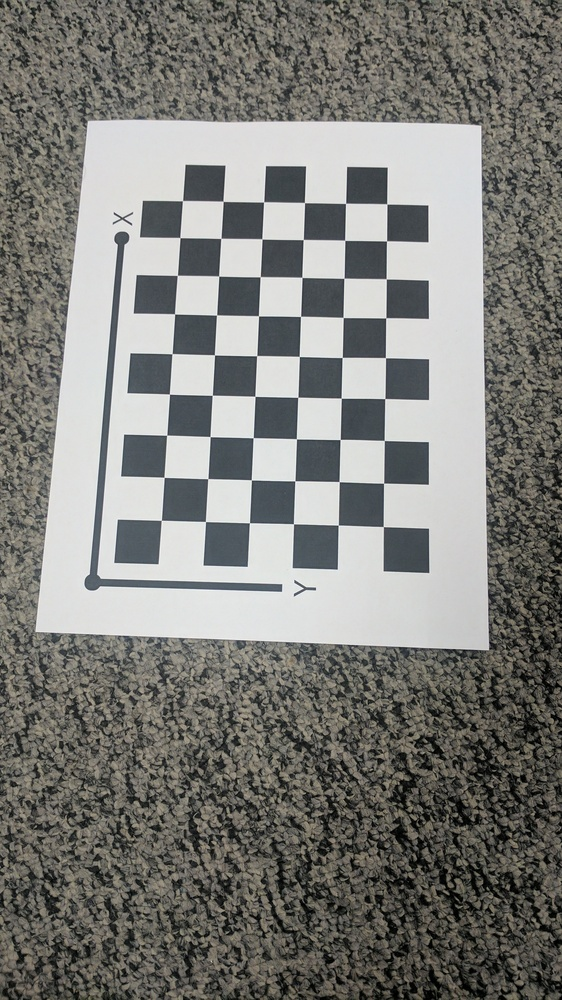
#> input picture Projects/Project 3/code/Calibration_Imgs/IMG_20170209_042606.jpg, 562 x 1000 px, shrunk from 1512 x 2688 before the run; its folder holds only this picture in this run
$ python question2.py
#> lines starting #> are read from the running program, lines starting #| are printed output that depends on the picture; after the words box and inside, x2 and y2 are one past the last pixel; in counts of white or black regions, pixels touching at a corner belong together; long printed decimals are rounded
import glob
import cv2 as cv
import numpy as np

# Initializing empty lists for image and world points
world_pts = []
img_pts = []
K = None

# Setting up world coordinates with the given size of the checkboard squares
world_coord = np.zeros((6*9, 3), np.float32)
world_coord[:, :2] = np.mgrid[0:9, 0:6].T.reshape(-1, 2)
world_coord = 21.5*world_coord
iterations = (cv.TERM_CRITERIA_EPS + cv.TERM_CRITERIA_MAX_ITER, 30, 0.001)

# Reading in all images at once
images = glob.glob("Calibration_Imgs/*.jpg")
k = 0
for image in images:
    k += 1
    image_points = []
    world_points = []

    # Resizing and Changing to gray scale image
    img = cv.imread(image)
#> img is the input picture: shape (1000, 562, 3); mean B, G, R 121.2, 125.2, 125.3
    gray = cv.cvtColor(img, cv.COLOR_BGR2GRAY)

    # Finding chessboard corners
    ret, corners = cv.findChessboardCorners(gray, (9, 6))
#> ret = True; corners = 54 rows, first 8: [161.3, 520.3], [164.1, 477.3], [166.7, 435.2], [169.4, 394.1], [172.1, 353.7], [174.6, 313.9], [177.3, 275.4], [179.9, 237.6]

    # If corners found successfully
    if ret:
        # Add world points to the list
        world_pts.append(world_coord)
        world_points.append(world_coord)

        # Refine the found corners
        better_corners = cv.cornerSubPix(gray, corners, (11, 11), (-1, -1), iterations)
#> better_corners = 54 rows, first 8: [161.3, 520.3], [164.1, 477.3], [166.7, 435.2], [169.4, 394.1], [172, 353.6], [174.6, 313.8], [177.3, 275.3], [179.9, 237.5]

        # Add better found corners to the list
        img_pts.append(better_corners)
        image_points.append(better_corners)

        # Draw the refined found corners
        cv.drawChessboardCorners(img, (9, 6), better_corners, ret)
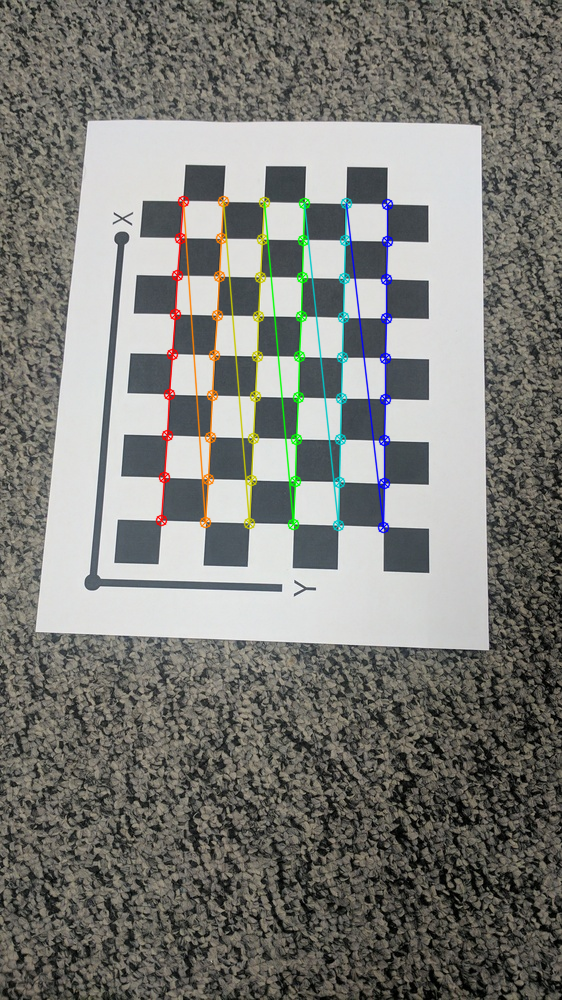
#> img: shape (1000, 562, 3); 2.63% of pixels changed, all inside (x1, y1, x2, y2) = (155, 195, 394, 534)

        # Find Intrinsic, Distortion, Rotation and Translation matrices
        ret, K, distort, R, T = cv.calibrateCamera(world_pts, img_pts, gray.shape[::-1], None, None)
#> ret = 0.15; K = [[1243.1, 0, 255.9], [0, 1303.3, 526.7], [0, 0, 1]]; distort = [[0.872, -14.37, 0.00582, 0.00388, 80.09]]; R = ([-0.306, -0.242, -1.52],); T = ([-46.11, -3.05, 607.3],)
        ret_n, K_n, distort_n, R_n, T_n = cv.calibrateCamera(world_points, image_points, gray.shape[::-1], None, None)
#> ret_n = 0.15; K_n has the same summary as K; distort_n = [[0.872, -14.37, 0.00582, 0.00388, 80.09]]; R_n = ([-0.306, -0.242, -1.52],); T_n = ([-46.11, -3.05, 607.3],)
        print('Intrinsic Matrix (K) - image {}:'.format(k))
        print(K)
#| [[1.24308868e+03 0.00000000e+00 2.55927748e+02]
#|  [0.00000000e+00 1.30328001e+03 5.26707777e+02]
#|  [0.00000000e+00 0.00000000e+00 1.00000000e+00]]

        # Finding re-projection error for all images and each image
        mean_error = 0
        for i in range(len(world_pts)):
            new_img_pts, _ = cv.projectPoints(world_pts[i], R[i], T[i], K, distort)
            error = cv.norm(img_pts[i], new_img_pts, cv.NORM_L2) / len(new_img_pts)
            mean_error += error
#> this loop made 1 pass
#> (error, mean_error) on pass 1: (0.0204, 0.0204)
#> after the loop, mean_error = 0.0204

        total_error = mean_error / len(world_pts)
#> total_error = 0.0204
        print('Total re-projection error till image {}: '.format(k), np.round(total_error, 4))
#| Total re-projection error till image 1:  0.0204

        mean_error_n = 0
        for i in range(len(world_points)):
            new_img_points, _ = cv.projectPoints(world_points[i], R_n[i], T_n[i], K_n, distort_n)
            error_n = cv.norm(image_points[i], new_img_points, cv.NORM_L2) / len(new_img_points)
            mean_error_n += error_n
#> this loop made 1 pass
#> after the loop, mean_error_n = 0.0204

        total_error_n = mean_error_n / len(world_points)
#> total_error_n = 0.0204
        print('Re-projection error for image {}: '.format(k), np.round(total_error_n, 4))
#| Re-projection error for image 1:  0.0204
        print()

        cv.imshow('Found Corners', img)
        cv.waitKey(0)

print('Final Intrinsic Matrix (K):')
print(K)
#| [[1.24308868e+03 0.00000000e+00 2.55927748e+02]
#|  [0.00000000e+00 1.30328001e+03 5.26707777e+02]
#|  [0.00000000e+00 0.00000000e+00 1.00000000e+00]]

$ run again, on Projects/Project 3/code/Calibration_Imgs/IMG_20170209_042614.jpg
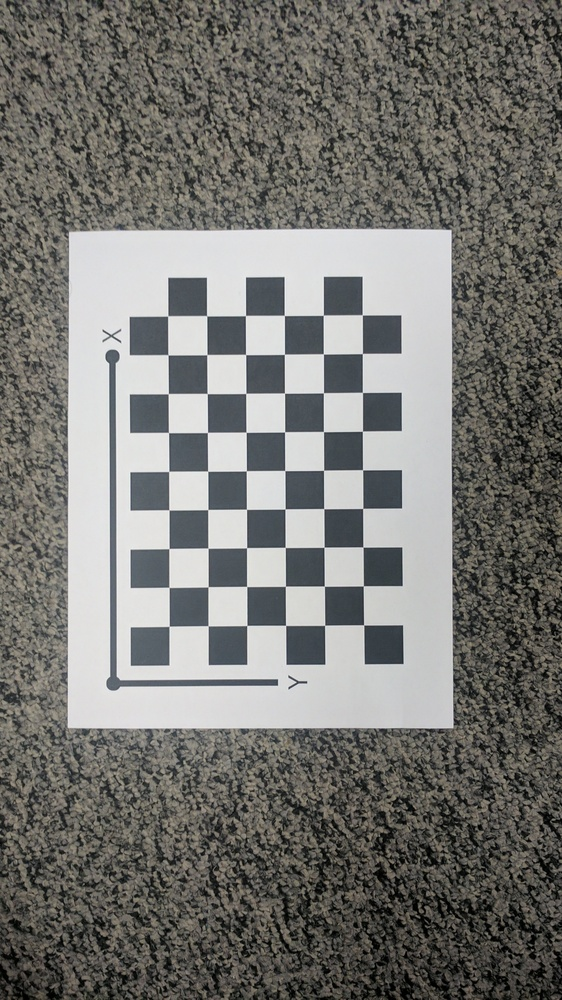
#> input picture Projects/Project 3/code/Calibration_Imgs/IMG_20170209_042614.jpg, 562 x 1000 px, shrunk from 1512 x 2688 before the run
#> img is the input picture: shape (1000, 562, 3); mean B, G, R 113.9, 117.7, 118.2
#> `ret, corners = cv.findChessboardCorners(gray, (9, 6))`: ret = True; corners = 54 rows, first 8: [169.1, 626.3], [169, 587.4], [169, 548.5], [169, 509.9], [168.8, 471.4], [168.5, 432.5], [168.2, 393.7], [168.1, 354.9]
#> better_corners = 54 rows, first 8: [169.1, 626.3], [169, 587.4], [168.9, 548.5], [168.9, 509.9], [168.7, 471.4], [168.5, 432.5], [168.3, 393.6], [167.9, 354.7]
#> `cv.drawChessboardCorners(img, (9, 6), better_corners, ret)`:
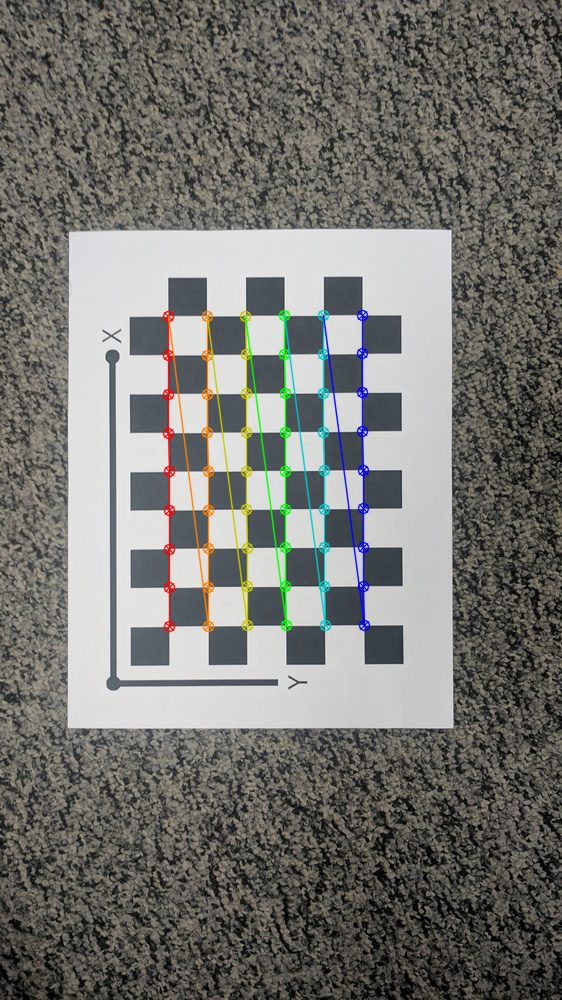
#> img: shape (1000, 562, 3); 2.55% of pixels changed, all inside (x1, y1, x2, y2) = (162, 309, 371, 633)
#> `ret, K, distort, R, T = cv.calibrateCamera(world_pts, img_pts, gray.sh..`: ret = 0.153; K = [[31474.8, 0, 280.5], [0, 31407.3, 499.8], [0, 0, 1]]; distort = [[185.4, 0.0099, 0.145, 0.117, 4.39e-07]]; R = ([0.0748, 0.0155, -1.58],); T = ([-61.6, 69.9, 17479.1],)
#> ret_n = 0.153; K_n has the same summary as K; distort_n = [[185.4, 0.0099, 0.145, 0.117, 4.39e-07]]; R_n = ([0.0748, 0.0155, -1.58],); T_n = ([-61.6, 69.9, 17479.1],)
#| [[3.14747693e+04 0.00000000e+00 2.80509450e+02]
#|  [0.00000000e+00 3.14072654e+04 4.99832690e+02]
#|  [0.00000000e+00 0.00000000e+00 1.00000000e+00]]
#> the loop `for i in range(len(world_pts)):` made 1 pass
#> (error, mean_error) on pass 1: (0.0208, 0.0208)
#> after the loop `for i in range(len(world_pts)):`: mean_error = 0.0208
#| Total re-projection error till image 1:  0.0208
#> the loop `for i in range(len(world_points)):` made 1 pass
#| Re-projection error for image 1:  0.0208
#| [[3.14747693e+04 0.00000000e+00 2.80509450e+02]
#|  [0.00000000e+00 3.14072654e+04 4.99832690e+02]
#|  [0.00000000e+00 0.00000000e+00 1.00000000e+00]]

$ run again, on Projects/Project 3/code/Calibration_Imgs/IMG_20170209_042616.jpg
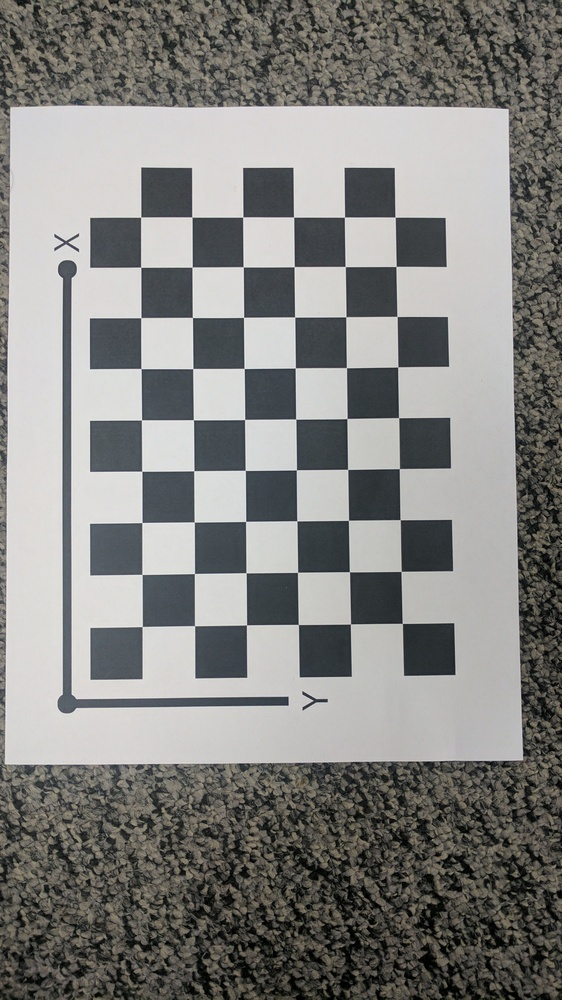
#> input picture Projects/Project 3/code/Calibration_Imgs/IMG_20170209_042616.jpg, 562 x 1000 px, shrunk from 1512 x 2688 before the run
#> img is the input picture: shape (1000, 562, 3); mean B, G, R 128.1, 130.7, 131
#> `ret, corners = cv.findChessboardCorners(gray, (9, 6))`: ret = True; corners = 54 rows, first 8: [142.2, 626.5], [142, 574.4], [141.9, 522.5], [141.8, 471.2], [141.5, 419.9], [141, 368.6], [140.9, 317.6], [140.7, 267.2]
#> better_corners = 54 rows, first 8: [142.3, 626.5], [142, 574.4], [141.9, 522.5], [141.7, 471.2], [141.5, 419.9], [141, 368.6], [140.8, 317.6], [140.7, 267.2]
#> `cv.drawChessboardCorners(img, (9, 6), better_corners, ret)`:
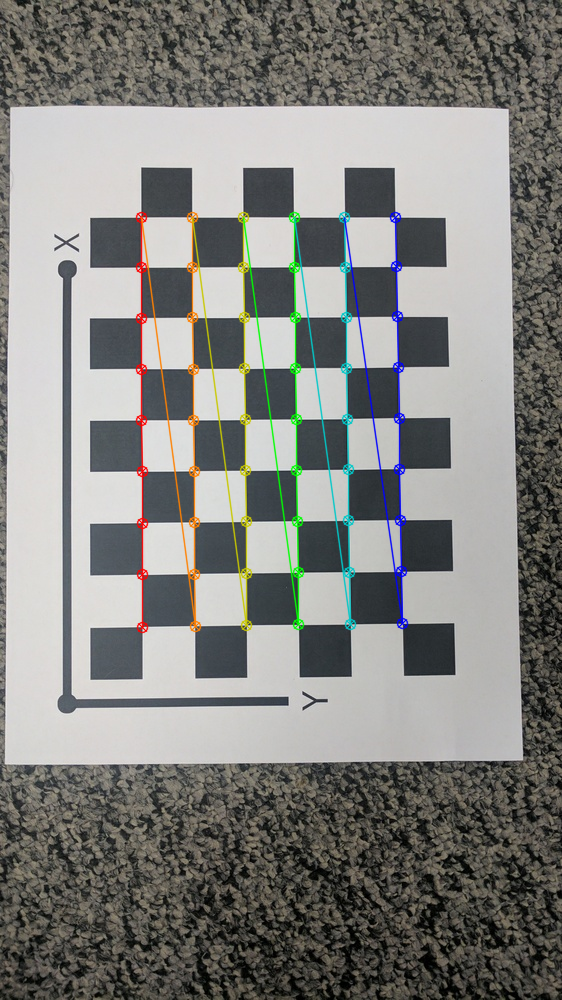
#> img: shape (1000, 562, 3); 3.15% of pixels changed, all inside (x1, y1, x2, y2) = (135, 211, 409, 634)
#> `ret, K, distort, R, T = cv.calibrateCamera(world_pts, img_pts, gray.sh..`: ret = 0.144; K = [[825.6, 0, 260.9], [0, 821.6, 491.7], [0, 0, 1]]; distort = [[0.403, -4.68, -0.00211, 0.00272, 15.94]]; R = ([-0.0152, -0.0589, -1.58],); T = ([-48.92, 55.81, 342.7],)
#> ret_n = 0.144; K_n = [[825.6, 0, 260.9], [0, 821.6, 491.7], [0, 0, 1]]; distort_n = [[0.403, -4.68, -0.00211, 0.00272, 15.94]]; R_n = ([-0.0152, -0.0589, -1.58],); T_n = ([-48.92, 55.81, 342.7],)
#| [[825.617   0.         260.917]
#|  [  0.         821.638 491.703]
#|  [  0.           0.           1.        ]]
#> the loop `for i in range(len(world_pts)):` made 1 pass
#> (error, mean_error) on pass 1: (0.0197, 0.0197)
#> after the loop `for i in range(len(world_pts)):`: mean_error = 0.0197
#| Total re-projection error till image 1:  0.0197
#> the loop `for i in range(len(world_points)):` made 1 pass
#| Re-projection error for image 1:  0.0197
#| [[825.617   0.         260.917]
#|  [  0.         821.638 491.703]
#|  [  0.           0.           1.        ]]

$ run again, on Projects/Project 3/code/Calibration_Imgs/IMG_20170209_042619.jpg
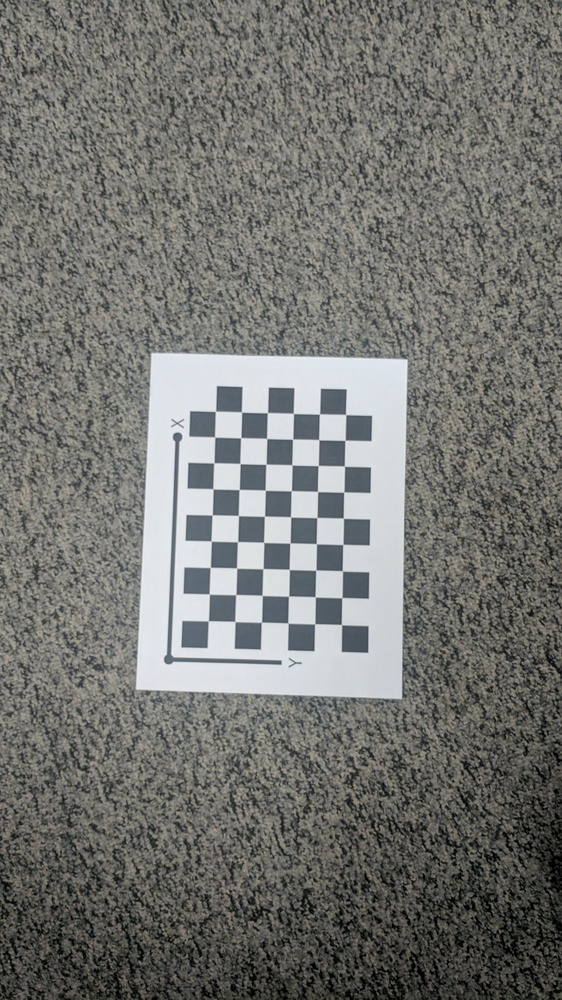
#> input picture Projects/Project 3/code/Calibration_Imgs/IMG_20170209_042619.jpg, 562 x 1000 px, shrunk from 1512 x 2688 before the run
#> img is the input picture: shape (1000, 562, 3); mean B, G, R 112.8, 116.7, 116
#> `ret, corners = cv.findChessboardCorners(gray, (9, 6))`: ret = True; corners = 54 rows, first 8: [208.4, 620.8], [209.3, 594], [210.3, 567.4], [211.3, 541.1], [212.2, 514.9], [213, 488.8], [213.9, 462.8], [214.7, 437.1]
#> better_corners = 54 rows, first 8: [208.4, 620.8], [209.3, 594.1], [210.3, 567.4], [211.2, 541.1], [212.2, 514.9], [212.9, 488.8], [213.8, 462.8], [214.6, 437]
#> `cv.drawChessboardCorners(img, (9, 6), better_corners, ret)`:
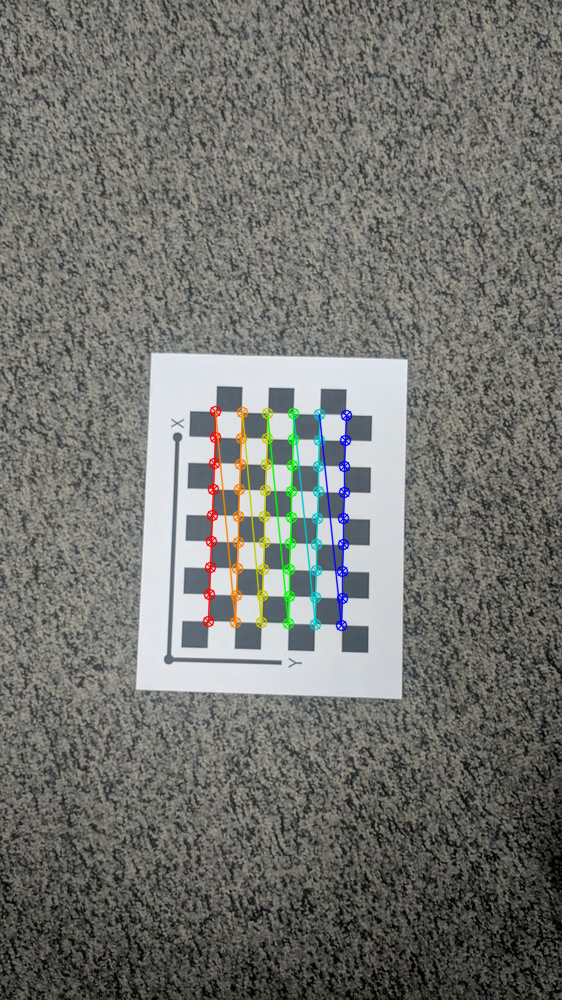
#> img: shape (1000, 562, 3); 1.94% of pixels changed, all inside (x1, y1, x2, y2) = (202, 405, 353, 632)
#> `ret, K, distort, R, T = cv.calibrateCamera(world_pts, img_pts, gray.sh..`: ret = 0.0726; K = [[514.2, 0, 300.5], [0, 510.8, 483.7], [0, 0, 1]]; distort = [[0.0203, 1.73, -0.00325, 0.00694, -11.56]]; R = ([-0.0432, -0.0387, -1.55],); T = ([-74.72, 111.6, 416.7],)
#> ret_n = 0.0726; K_n = [[514.2, 0, 300.5], [0, 510.8, 483.7], [0, 0, 1]]; distort_n = [[0.0203, 1.73, -0.00325, 0.00694, -11.56]]; R_n = ([-0.0432, -0.0387, -1.55],); T_n = ([-74.72, 111.6, 416.7],)
#| [[514.230   0.         300.490]
#|  [  0.         510.834 483.714 ]
#|  [  0.           0.           1.        ]]
#> the loop `for i in range(len(world_pts)):` made 1 pass
#> (error, mean_error) on pass 1: (0.00989, 0.00989)
#> after the loop `for i in range(len(world_pts)):`: mean_error = 0.00989
#| Total re-projection error till image 1:  0.0099
#> the loop `for i in range(len(world_points)):` made 1 pass
#| Re-projection error for image 1:  0.0099
#| [[514.230   0.         300.490]
#|  [  0.         510.834 483.714 ]
#|  [  0.           0.           1.        ]]

$ run again, on Projects/Project 3/code/Calibration_Imgs/IMG_20170209_042608.jpg
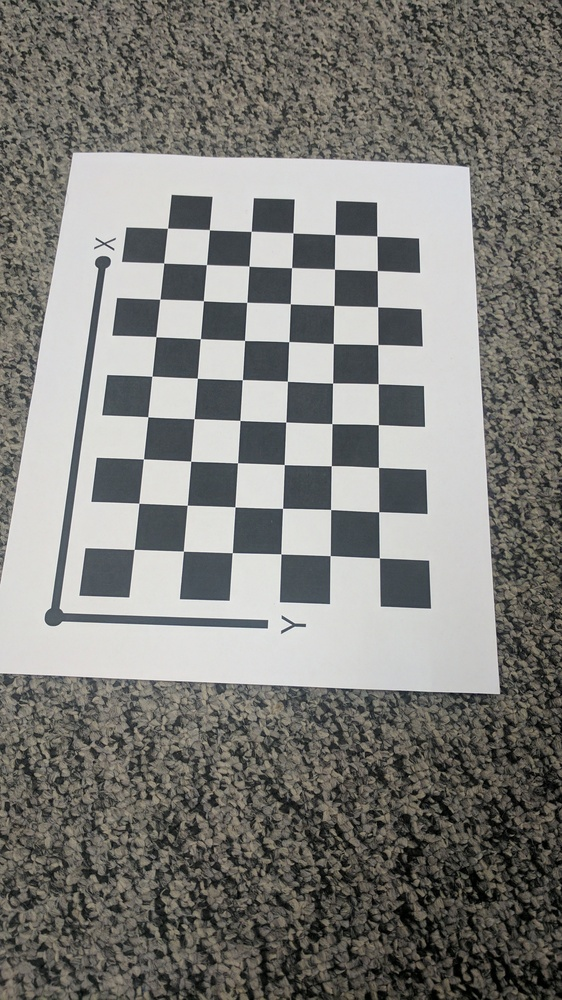
#> input picture Projects/Project 3/code/Calibration_Imgs/IMG_20170209_042608.jpg, 562 x 1000 px, shrunk from 1512 x 2688 before the run
#> img is the input picture: shape (1000, 562, 3); mean B, G, R 121.6, 125.7, 126.2
#> `ret, corners = cv.findChessboardCorners(gray, (9, 6))`: ret = True; corners = 54 rows, first 8: [134.2, 549.4], [138.8, 503.3], [143.5, 458.9], [147.8, 416.7], [151.9, 376.2], [155.9, 336.7], [159.8, 299.2], [163.7, 263]
#> better_corners = 54 rows, first 8: [134.2, 549.4], [138.8, 503.2], [143.5, 458.9], [147.8, 416.8], [151.9, 376.2], [155.9, 336.7], [159.8, 299.2], [163.7, 262.9]
#> `cv.drawChessboardCorners(img, (9, 6), better_corners, ret)`:
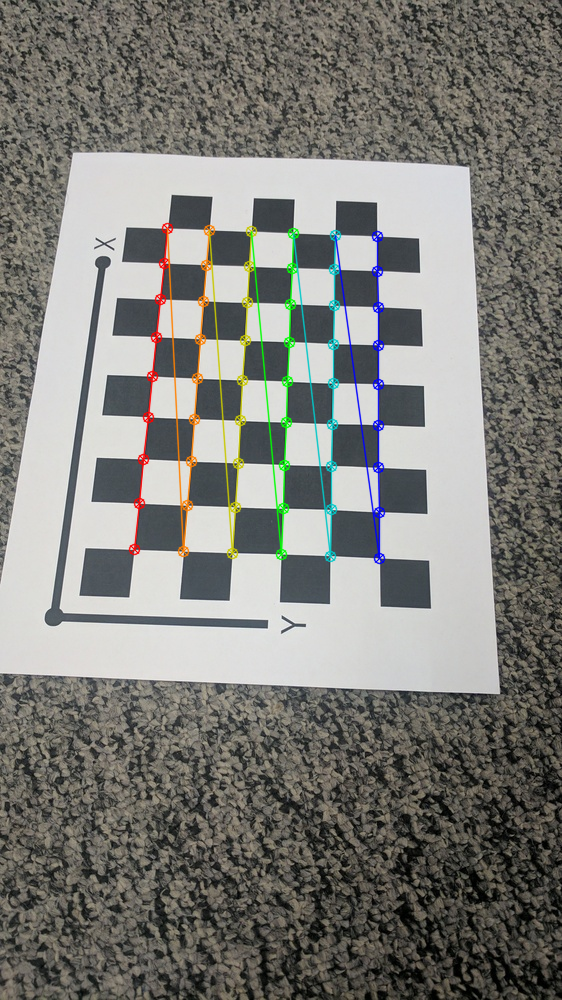
#> img: shape (1000, 562, 3); 2.64% of pixels changed, all inside (x1, y1, x2, y2) = (128, 222, 386, 565)
#> `ret, K, distort, R, T = cv.calibrateCamera(world_pts, img_pts, gray.sh..`: ret = 0.235; K = [[321.8, 0, 276.7], [0, 305.3, 506.7], [0, 0, 1]]; distort = [[0.0531, -0.0761, -0.000648, 0.00262, 0.0351]]; R = ([-0.11, -0.122, -1.53],); T = ([-62.44, 19.65, 141.4],)
#> ret_n = 0.235; K_n = [[321.8, 0, 276.7], [0, 305.3, 506.7], [0, 0, 1]]; distort_n = [[0.0531, -0.0761, -0.000648, 0.00262, 0.0351]]; R_n = ([-0.11, -0.122, -1.53],); T_n = ([-62.44, 19.65, 141.4],)
#| [[321.814    0.         276.676]
#|  [  0.         305.259 506.699]
#|  [  0.           0.           1.        ]]
#> the loop `for i in range(len(world_pts)):` made 1 pass
#> (error, mean_error) on pass 1: (0.032, 0.032)
#> after the loop `for i in range(len(world_pts)):`: mean_error = 0.032
#| Total re-projection error till image 1:  0.032
#> the loop `for i in range(len(world_points)):` made 1 pass
#| Re-projection error for image 1:  0.032
#| [[321.814    0.         276.676]
#|  [  0.         305.259 506.699]
#|  [  0.           0.           1.        ]]
